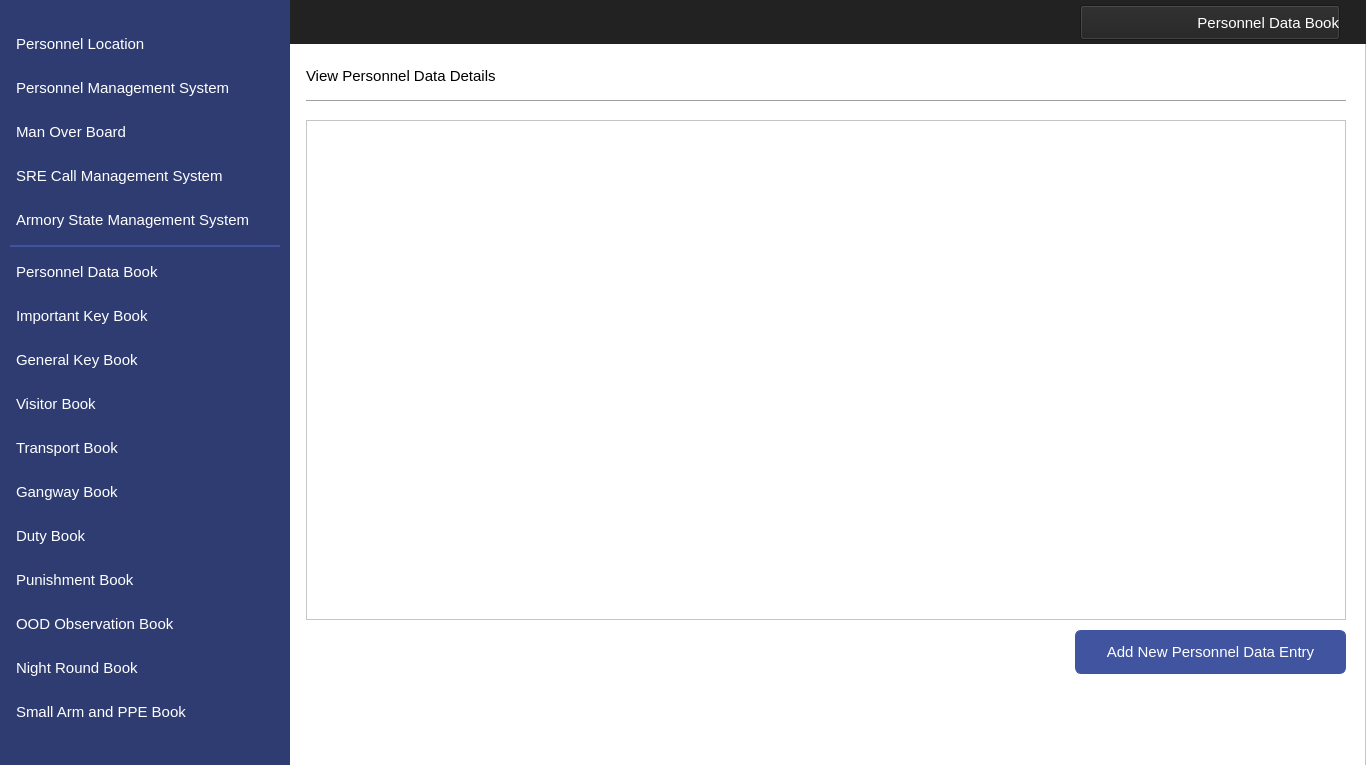
<?xml version="1.0" encoding="UTF-8"?>
<ui version="4.0">
 <class>MainWindow</class>
 <widget class="QMainWindow" name="MainWindow">
  <property name="geometry">
   <rect>
    <x>0</x>
    <y>0</y>
    <width>1366</width>
    <height>765</height>
   </rect>
  </property>
  <property name="windowTitle">
   <string>MainWindow</string>
  </property>
  <widget class="QWidget" name="centralwidget">
   <widget class="QFrame" name="frame">
    <property name="geometry">
     <rect>
      <x>0</x>
      <y>0</y>
      <width>1366</width>
      <height>768</height>
     </rect>
    </property>
    <property name="styleSheet">
     <string notr="true">background-color: #ffffff</string>
    </property>
    <property name="frameShape">
     <enum>QFrame::StyledPanel</enum>
    </property>
    <property name="frameShadow">
     <enum>QFrame::Raised</enum>
    </property>
    <widget class="QLabel" name="label">
     <property name="geometry">
      <rect>
       <x>0</x>
       <y>0</y>
       <width>290</width>
       <height>768</height>
      </rect>
     </property>
     <property name="styleSheet">
      <string notr="true">background-image: url(null);
background-color:#2F3C71;</string>
     </property>
     <property name="text">
      <string/>
     </property>
    </widget>
    <widget class="QLabel" name="label_2">
     <property name="geometry">
      <rect>
       <x>0</x>
       <y>0</y>
       <width>1366</width>
       <height>44</height>
      </rect>
     </property>
     <property name="styleSheet">
      <string notr="true">background-image: url(null);
background-color:#222222;</string>
     </property>
     <property name="text">
      <string/>
     </property>
    </widget>
    <widget class="QPushButton" name="navViewPunishment">
     <property name="geometry">
      <rect>
       <x>10</x>
       <y>558</y>
       <width>270</width>
       <height>44</height>
      </rect>
     </property>
     <property name="font">
      <font>
       <family>Segoe UI</family>
       <pointsize>11</pointsize>
      </font>
     </property>
     <property name="cursor">
      <cursorShape>PointingHandCursor</cursorShape>
     </property>
     <property name="styleSheet">
      <string notr="true">QPushButton 
{
    text-align: left;
    color: #ffffff;
    background-color:#2F3C71;
    border-width: 1px;
    border-color: #2F3C71;
    border-style: solid;
    border-radius: 6;
    padding: 3px;
    font-size: 11pt;
    padding-left: 5px;
    padding-right: 5px;
    min-width: 40px;
}

QPushButton:hover
{
    background-color:#4154A0;
}
QPushButton:pressed
{
    background-color: #384889;
 	border-width: 3px;
    border-color: #5C70BC;
    border-style: solid;
    border-radius: 6;

}</string>
     </property>
     <property name="text">
      <string>Punishment Book</string>
     </property>
     <property name="icon">
      <iconset resource="../IconResource.qrc">
       <normaloff>:/images/punishment.png</normaloff>:/images/punishment.png</iconset>
     </property>
     <property name="iconSize">
      <size>
       <width>25</width>
       <height>25</height>
      </size>
     </property>
     <property name="flat">
      <bool>false</bool>
     </property>
    </widget>
    <widget class="QPushButton" name="navViewImpKey">
     <property name="geometry">
      <rect>
       <x>10</x>
       <y>294</y>
       <width>270</width>
       <height>44</height>
      </rect>
     </property>
     <property name="font">
      <font>
       <family>Segoe UI</family>
       <pointsize>11</pointsize>
      </font>
     </property>
     <property name="cursor">
      <cursorShape>PointingHandCursor</cursorShape>
     </property>
     <property name="styleSheet">
      <string notr="true">QPushButton 
{
    text-align: left;
    color: #ffffff;
    background-color:#2F3C71;
    border-width: 1px;
    border-color: #2F3C71;
    border-style: solid;
    border-radius: 6;
    padding: 3px;
    font-size: 11pt;
    padding-left: 5px;
    padding-right: 5px;
    min-width: 40px;
}

QPushButton:hover
{
    background-color:#4154A0;
}
QPushButton:pressed
{
    background-color: #384889;
 	border-width: 3px;
    border-color: #5C70BC;
    border-style: solid;
    border-radius: 6;

}</string>
     </property>
     <property name="text">
      <string>Important Key Book</string>
     </property>
     <property name="icon">
      <iconset resource="../IconResource.qrc">
       <normaloff>:/images/impKey.png</normaloff>:/images/impKey.png</iconset>
     </property>
     <property name="iconSize">
      <size>
       <width>25</width>
       <height>25</height>
      </size>
     </property>
     <property name="flat">
      <bool>false</bool>
     </property>
    </widget>
    <widget class="QPushButton" name="navViewGenKey">
     <property name="geometry">
      <rect>
       <x>10</x>
       <y>338</y>
       <width>270</width>
       <height>44</height>
      </rect>
     </property>
     <property name="font">
      <font>
       <family>Segoe UI</family>
       <pointsize>11</pointsize>
      </font>
     </property>
     <property name="cursor">
      <cursorShape>PointingHandCursor</cursorShape>
     </property>
     <property name="styleSheet">
      <string notr="true">QPushButton 
{
    text-align: left;
    color: #ffffff;
    background-color:#2F3C71;
    border-width: 1px;
    border-color: #2F3C71;
    border-style: solid;
    border-radius: 6;
    padding: 3px;
    font-size: 11pt;
    padding-left: 5px;
    padding-right: 5px;
    min-width: 40px;
}

QPushButton:hover
{
    background-color:#4154A0;
}

QPushButton:pressed
{
    background-color: #384889;
 	border-width: 3px;
    border-color: #5C70BC;
    border-style: solid;
    border-radius: 6;

}</string>
     </property>
     <property name="text">
      <string>General Key Book</string>
     </property>
     <property name="icon">
      <iconset resource="../IconResource.qrc">
       <normaloff>:/images/genKey.png</normaloff>:/images/genKey.png</iconset>
     </property>
     <property name="iconSize">
      <size>
       <width>25</width>
       <height>25</height>
      </size>
     </property>
     <property name="flat">
      <bool>false</bool>
     </property>
    </widget>
    <widget class="QPushButton" name="navViewVisitor">
     <property name="geometry">
      <rect>
       <x>10</x>
       <y>382</y>
       <width>270</width>
       <height>44</height>
      </rect>
     </property>
     <property name="font">
      <font>
       <family>Segoe UI</family>
       <pointsize>11</pointsize>
      </font>
     </property>
     <property name="cursor">
      <cursorShape>PointingHandCursor</cursorShape>
     </property>
     <property name="styleSheet">
      <string notr="true">QPushButton 
{
    text-align: left;
    color: #ffffff;
    background-color:#2F3C71;
    border-width: 1px;
    border-color: #2F3C71;
    border-style: solid;
    border-radius: 6;
    padding: 3px;
    font-size: 11pt;
    padding-left: 5px;
    padding-right: 5px;
    min-width: 40px;
}

QPushButton:hover
{
    background-color:#4154A0;
}

QPushButton:pressed
{
    background-color: #384889;
 	border-width: 3px;
    border-color: #5C70BC;
    border-style: solid;
    border-radius: 6;
}</string>
     </property>
     <property name="text">
      <string>Visitor Book</string>
     </property>
     <property name="icon">
      <iconset resource="../IconResource.qrc">
       <normaloff>:/images/visitor.png</normaloff>:/images/visitor.png</iconset>
     </property>
     <property name="iconSize">
      <size>
       <width>25</width>
       <height>25</height>
      </size>
     </property>
     <property name="flat">
      <bool>false</bool>
     </property>
    </widget>
    <widget class="QPushButton" name="navViewTransport">
     <property name="geometry">
      <rect>
       <x>10</x>
       <y>426</y>
       <width>270</width>
       <height>44</height>
      </rect>
     </property>
     <property name="font">
      <font>
       <family>Segoe UI</family>
       <pointsize>11</pointsize>
      </font>
     </property>
     <property name="cursor">
      <cursorShape>PointingHandCursor</cursorShape>
     </property>
     <property name="styleSheet">
      <string notr="true">QPushButton 
{
    text-align: left;
    color: #ffffff;
    background-color:#2F3C71;
    border-width: 1px;
    border-color: #2F3C71;
    border-style: solid;
    border-radius: 6;
    padding: 3px;
    font-size: 11pt;
    padding-left: 5px;
    padding-right: 5px;
    min-width: 40px;
}

QPushButton:hover
{
    background-color:#4154A0;
}
QPushButton:pressed
{
    background-color: #384889;
 	border-width: 3px;
    border-color: #5C70BC;
    border-style: solid;
    border-radius: 6;

}</string>
     </property>
     <property name="text">
      <string>Transport Book</string>
     </property>
     <property name="icon">
      <iconset resource="../IconResource.qrc">
       <normaloff>:/images/transport.png</normaloff>:/images/transport.png</iconset>
     </property>
     <property name="iconSize">
      <size>
       <width>25</width>
       <height>25</height>
      </size>
     </property>
     <property name="flat">
      <bool>false</bool>
     </property>
    </widget>
    <widget class="QPushButton" name="navViewGangway">
     <property name="geometry">
      <rect>
       <x>10</x>
       <y>470</y>
       <width>270</width>
       <height>44</height>
      </rect>
     </property>
     <property name="font">
      <font>
       <family>Segoe UI</family>
       <pointsize>11</pointsize>
      </font>
     </property>
     <property name="cursor">
      <cursorShape>PointingHandCursor</cursorShape>
     </property>
     <property name="styleSheet">
      <string notr="true">QPushButton 
{
    text-align: left;
    color: #ffffff;
    background-color:#2F3C71;
    border-width: 1px;
    border-color: #2F3C71;
    border-style: solid;
    border-radius: 6;
    padding: 3px;
    font-size: 11pt;
    padding-left: 5px;
    padding-right: 5px;
    min-width: 40px;
}

QPushButton:hover
{
    background-color:#4154A0;
}
QPushButton:pressed
{
    background-color: #384889;
 	border-width: 3px;
    border-color: #5C70BC;
    border-style: solid;
    border-radius: 6;

}</string>
     </property>
     <property name="text">
      <string>Gangway Book</string>
     </property>
     <property name="icon">
      <iconset resource="../IconResource.qrc">
       <normaloff>:/images/gangway.png</normaloff>:/images/gangway.png</iconset>
     </property>
     <property name="iconSize">
      <size>
       <width>25</width>
       <height>25</height>
      </size>
     </property>
     <property name="flat">
      <bool>false</bool>
     </property>
    </widget>
    <widget class="QPushButton" name="navViewDuty">
     <property name="geometry">
      <rect>
       <x>10</x>
       <y>514</y>
       <width>270</width>
       <height>44</height>
      </rect>
     </property>
     <property name="font">
      <font>
       <family>Segoe UI</family>
       <pointsize>11</pointsize>
      </font>
     </property>
     <property name="cursor">
      <cursorShape>PointingHandCursor</cursorShape>
     </property>
     <property name="styleSheet">
      <string notr="true">QPushButton 
{
    text-align: left;
    color: #ffffff;
    background-color:#2F3C71;
    border-width: 1px;
    border-color: #2F3C71;
    border-style: solid;
    border-radius: 6;
    padding: 3px;
    font-size: 11pt;
    padding-left: 5px;
    padding-right: 5px;
    min-width: 40px;
}

QPushButton:hover
{
    background-color:#4154A0;
}
QPushButton:pressed
{
    background-color: #384889;
 	border-width: 3px;
    border-color: #5C70BC;
    border-style: solid;
    border-radius: 6;

}</string>
     </property>
     <property name="text">
      <string>Duty Book</string>
     </property>
     <property name="icon">
      <iconset resource="../IconResource.qrc">
       <normaloff>:/images/duty.png</normaloff>:/images/duty.png</iconset>
     </property>
     <property name="iconSize">
      <size>
       <width>25</width>
       <height>25</height>
      </size>
     </property>
     <property name="flat">
      <bool>false</bool>
     </property>
    </widget>
    <widget class="QPushButton" name="navViewNight">
     <property name="geometry">
      <rect>
       <x>10</x>
       <y>646</y>
       <width>270</width>
       <height>44</height>
      </rect>
     </property>
     <property name="font">
      <font>
       <family>Segoe UI</family>
       <pointsize>11</pointsize>
      </font>
     </property>
     <property name="cursor">
      <cursorShape>PointingHandCursor</cursorShape>
     </property>
     <property name="styleSheet">
      <string notr="true">QPushButton 
{
    text-align: left;
    color: #ffffff;
    background-color:#2F3C71;
    border-width: 1px;
    border-color: #2F3C71;
    border-style: solid;
    border-radius: 6;
    padding: 3px;
    font-size: 11pt;
    padding-left: 5px;
    padding-right: 5px;
    min-width: 40px;
}

QPushButton:hover
{
    background-color:#4154A0;
}
QPushButton:pressed
{
    background-color: #384889;
 	border-width: 3px;
    border-color: #5C70BC;
    border-style: solid;
    border-radius: 6;

}</string>
     </property>
     <property name="text">
      <string>Night Round Book</string>
     </property>
     <property name="icon">
      <iconset resource="../IconResource.qrc">
       <normaloff>:/images/night.png</normaloff>:/images/night.png</iconset>
     </property>
     <property name="iconSize">
      <size>
       <width>25</width>
       <height>25</height>
      </size>
     </property>
     <property name="flat">
      <bool>false</bool>
     </property>
    </widget>
    <widget class="QLabel" name="label_4">
     <property name="geometry">
      <rect>
       <x>10</x>
       <y>245</y>
       <width>270</width>
       <height>2</height>
      </rect>
     </property>
     <property name="styleSheet">
      <string notr="true">background-color:#4154A0;</string>
     </property>
     <property name="text">
      <string/>
     </property>
    </widget>
    <widget class="QPushButton" name="navViewMOB">
     <property name="geometry">
      <rect>
       <x>10</x>
       <y>110</y>
       <width>270</width>
       <height>44</height>
      </rect>
     </property>
     <property name="font">
      <font>
       <family>Segoe UI</family>
       <pointsize>11</pointsize>
      </font>
     </property>
     <property name="cursor">
      <cursorShape>PointingHandCursor</cursorShape>
     </property>
     <property name="styleSheet">
      <string notr="true">QPushButton 
{
    text-align: left;
    color: #ffffff;
    background-color:#2F3C71;
    border-width: 1px;
    border-color: #2F3C71;
    border-style: solid;
    border-radius: 6;
    padding: 3px;
    font-size: 11pt;
    padding-left: 5px;
    padding-right: 5px;
    min-width: 40px;
}

QPushButton:hover
{
    background-color:#4154A0;
}
QPushButton:pressed
{
    background-color: #384889;
 	border-width: 3px;
    border-color: #5C70BC;
    border-style: solid;
    border-radius: 6;

}</string>
     </property>
     <property name="text">
      <string>Man Over Board</string>
     </property>
     <property name="icon">
      <iconset resource="../IconResource.qrc">
       <normaloff>:/images/mob.png</normaloff>:/images/mob.png</iconset>
     </property>
     <property name="iconSize">
      <size>
       <width>32</width>
       <height>32</height>
      </size>
     </property>
     <property name="flat">
      <bool>false</bool>
     </property>
    </widget>
    <widget class="QPushButton" name="navViewLocation">
     <property name="geometry">
      <rect>
       <x>10</x>
       <y>22</y>
       <width>270</width>
       <height>44</height>
      </rect>
     </property>
     <property name="font">
      <font>
       <family>Segoe UI</family>
       <pointsize>11</pointsize>
      </font>
     </property>
     <property name="cursor">
      <cursorShape>PointingHandCursor</cursorShape>
     </property>
     <property name="styleSheet">
      <string notr="true">QPushButton 
{
    text-align: left;
    color: #ffffff;
    background-color:#2F3C71;
    border-width: 1px;
    border-color: #2F3C71;
    border-style: solid;
    border-radius: 6;
    padding: 3px;
    font-size: 11pt;
    padding-left: 5px;
    padding-right: 5px;
    min-width: 40px;
}

QPushButton:hover
{
    background-color:#4154A0;
}
QPushButton:pressed
{
    background-color: #384889;
 	border-width: 3px;
    border-color: #5C70BC;
    border-style: solid;
    border-radius: 6;

}</string>
     </property>
     <property name="text">
      <string>Personnel Location</string>
     </property>
     <property name="icon">
      <iconset resource="../IconResource.qrc">
       <normaloff>:/images/locate.png</normaloff>:/images/locate.png</iconset>
     </property>
     <property name="iconSize">
      <size>
       <width>25</width>
       <height>25</height>
      </size>
     </property>
     <property name="flat">
      <bool>false</bool>
     </property>
    </widget>
    <widget class="QPushButton" name="navViewMangement">
     <property name="geometry">
      <rect>
       <x>10</x>
       <y>66</y>
       <width>270</width>
       <height>44</height>
      </rect>
     </property>
     <property name="font">
      <font>
       <family>Segoe UI</family>
       <pointsize>11</pointsize>
      </font>
     </property>
     <property name="cursor">
      <cursorShape>PointingHandCursor</cursorShape>
     </property>
     <property name="styleSheet">
      <string notr="true">QPushButton 
{
    text-align: left;
    color: #ffffff;
    background-color:#2F3C71;
    border-width: 1px;
    border-color: #2F3C71;
    border-style: solid;
    border-radius: 6;
    padding: 3px;
    font-size: 11pt;
    padding-left: 5px;
    padding-right: 5px;
    min-width: 40px;
}

QPushButton:hover
{
    background-color:#4154A0;
}
QPushButton:pressed
{
    background-color: #384889;
 	border-width: 3px;
    border-color: #5C70BC;
    border-style: solid;
    border-radius: 6;

}</string>
     </property>
     <property name="text">
      <string>Personnel Management System</string>
     </property>
     <property name="icon">
      <iconset resource="../IconResource.qrc">
       <normaloff>:/images/personnel.png</normaloff>:/images/personnel.png</iconset>
     </property>
     <property name="iconSize">
      <size>
       <width>32</width>
       <height>32</height>
      </size>
     </property>
     <property name="flat">
      <bool>false</bool>
     </property>
    </widget>
    <widget class="QPushButton" name="navViewPPE">
     <property name="geometry">
      <rect>
       <x>10</x>
       <y>690</y>
       <width>270</width>
       <height>44</height>
      </rect>
     </property>
     <property name="font">
      <font>
       <family>Segoe UI</family>
       <pointsize>11</pointsize>
      </font>
     </property>
     <property name="cursor">
      <cursorShape>PointingHandCursor</cursorShape>
     </property>
     <property name="styleSheet">
      <string notr="true">QPushButton 
{
    text-align: left;
    color: #ffffff;
    background-color:#2F3C71;
    border-width: 1px;
    border-color: #2F3C71;
    border-style: solid;
    border-radius: 6;
    padding: 3px;
    font-size: 11pt;
    padding-left: 5px;
    padding-right: 5px;
    min-width: 40px;
}

QPushButton:hover
{
    background-color:#4154A0;
}
QPushButton:pressed
{
    background-color: #384889;
 	border-width: 3px;
    border-color: #5C70BC;
    border-style: solid;
    border-radius: 6;

}</string>
     </property>
     <property name="text">
      <string>Small Arm and PPE Book</string>
     </property>
     <property name="icon">
      <iconset resource="../IconResource.qrc">
       <normaloff>:/images/armPPE.png</normaloff>:/images/armPPE.png</iconset>
     </property>
     <property name="iconSize">
      <size>
       <width>25</width>
       <height>25</height>
      </size>
     </property>
     <property name="flat">
      <bool>false</bool>
     </property>
    </widget>
    <widget class="QPushButton" name="navViewOOD">
     <property name="geometry">
      <rect>
       <x>10</x>
       <y>602</y>
       <width>270</width>
       <height>44</height>
      </rect>
     </property>
     <property name="font">
      <font>
       <family>Segoe UI</family>
       <pointsize>11</pointsize>
      </font>
     </property>
     <property name="cursor">
      <cursorShape>PointingHandCursor</cursorShape>
     </property>
     <property name="styleSheet">
      <string notr="true">QPushButton 
{
    text-align: left;
    color: #ffffff;
    background-color:#2F3C71;
    border-width: 1px;
    border-color: #2F3C71;
    border-style: solid;
    border-radius: 6;
    padding: 3px;
    font-size: 11pt;
    padding-left: 5px;
    padding-right: 5px;
    min-width: 40px;
}

QPushButton:hover
{
    background-color:#4154A0;
}
QPushButton:pressed
{
    background-color: #384889;
 	border-width: 3px;
    border-color: #5C70BC;
    border-style: solid;
    border-radius: 6;

}</string>
     </property>
     <property name="text">
      <string>OOD Observation Book</string>
     </property>
     <property name="icon">
      <iconset resource="../IconResource.qrc">
       <normaloff>:/images/oodObserve.png</normaloff>:/images/oodObserve.png</iconset>
     </property>
     <property name="iconSize">
      <size>
       <width>25</width>
       <height>25</height>
      </size>
     </property>
     <property name="flat">
      <bool>false</bool>
     </property>
    </widget>
    <widget class="QPushButton" name="navViewCMS">
     <property name="geometry">
      <rect>
       <x>10</x>
       <y>154</y>
       <width>270</width>
       <height>44</height>
      </rect>
     </property>
     <property name="font">
      <font>
       <family>Segoe UI</family>
       <pointsize>11</pointsize>
      </font>
     </property>
     <property name="cursor">
      <cursorShape>PointingHandCursor</cursorShape>
     </property>
     <property name="styleSheet">
      <string notr="true">QPushButton 
{
    text-align: left;
    color: #ffffff;
    background-color:#2F3C71;
    border-width: 1px;
    border-color: #2F3C71;
    border-style: solid;
    border-radius: 6;
    padding: 3px;
    font-size: 11pt;
    padding-left: 5px;
    padding-right: 5px;
    min-width: 40px;
}

QPushButton:hover
{
    background-color:#4154A0;
}
QPushButton:pressed
{
    background-color: #384889;
 	border-width: 3px;
    border-color: #5C70BC;
    border-style: solid;
    border-radius: 6;

}</string>
     </property>
     <property name="text">
      <string>SRE Call Management System</string>
     </property>
     <property name="icon">
      <iconset resource="../IconResource.qrc">
       <normaloff>:/images/sreCall.png</normaloff>:/images/sreCall.png</iconset>
     </property>
     <property name="iconSize">
      <size>
       <width>25</width>
       <height>25</height>
      </size>
     </property>
     <property name="flat">
      <bool>false</bool>
     </property>
    </widget>
    <widget class="QPushButton" name="pushButton">
     <property name="enabled">
      <bool>true</bool>
     </property>
     <property name="geometry">
      <rect>
       <x>1080</x>
       <y>5</y>
       <width>260</width>
       <height>35</height>
      </rect>
     </property>
     <property name="font">
      <font>
       <family>Segoe UI</family>
       <pointsize>11</pointsize>
      </font>
     </property>
     <property name="styleSheet">
      <string notr="true"> text-align: right;
    color: #ffffff;
    background-color:#222222;</string>
     </property>
     <property name="text">
      <string>Personnel Data Book</string>
     </property>
     <property name="icon">
      <iconset resource="../IconResource.qrc">
       <normaloff>:/images/personnelData.png</normaloff>:/images/personnelData.png</iconset>
     </property>
     <property name="iconSize">
      <size>
       <width>32</width>
       <height>32</height>
      </size>
     </property>
    </widget>
    <widget class="QPushButton" name="pushButton_2">
     <property name="enabled">
      <bool>true</bool>
     </property>
     <property name="geometry">
      <rect>
       <x>306</x>
       <y>680</y>
       <width>100</width>
       <height>80</height>
      </rect>
     </property>
     <property name="styleSheet">
      <string notr="true"> border:1px solid #fff;
    border-radius:4px;
    outline:none;</string>
     </property>
     <property name="text">
      <string/>
     </property>
     <property name="icon">
      <iconset resource="../IconResource.qrc">
       <normaloff>:/images/logoMTIP.png</normaloff>:/images/logoMTIP.png</iconset>
     </property>
     <property name="iconSize">
      <size>
       <width>200</width>
       <height>200</height>
      </size>
     </property>
    </widget>
    <widget class="QPushButton" name="navViewPersonnel">
     <property name="geometry">
      <rect>
       <x>10</x>
       <y>250</y>
       <width>270</width>
       <height>44</height>
      </rect>
     </property>
     <property name="font">
      <font>
       <family>Segoe UI</family>
       <pointsize>11</pointsize>
      </font>
     </property>
     <property name="cursor">
      <cursorShape>PointingHandCursor</cursorShape>
     </property>
     <property name="styleSheet">
      <string notr="true">QPushButton 
{
    text-align: left;
    color: #ffffff;
    background-color:#2F3C71;
    border-width: 1px;
    border-color: #2F3C71;
    border-style: solid;
    border-radius: 6;
    padding: 3px;
    font-size: 11pt;
    padding-left: 5px;
    padding-right: 5px;
    min-width: 40px;
}

QPushButton:hover
{
    background-color:#4154A0;
}

QPushButton:active
{
    background-color:#4154A0;
}
QPushButton:pressed
{
    background-color: #384889;
 	border-width: 3px;
    border-color: #5C70BC;
    border-style: solid;
    border-radius: 6;

}</string>
     </property>
     <property name="text">
      <string>Personnel Data Book</string>
     </property>
     <property name="icon">
      <iconset resource="../IconResource.qrc">
       <normaloff>:/images/personnelData.png</normaloff>:/images/personnelData.png</iconset>
     </property>
     <property name="iconSize">
      <size>
       <width>25</width>
       <height>25</height>
      </size>
     </property>
     <property name="flat">
      <bool>false</bool>
     </property>
    </widget>
    <widget class="QPushButton" name="btnAddPersonnelData">
     <property name="geometry">
      <rect>
       <x>1075</x>
       <y>630</y>
       <width>271</width>
       <height>44</height>
      </rect>
     </property>
     <property name="font">
      <font>
       <family>Segoe UI</family>
       <pointsize>11</pointsize>
      </font>
     </property>
     <property name="cursor">
      <cursorShape>PointingHandCursor</cursorShape>
     </property>
     <property name="styleSheet">
      <string notr="true">QPushButton
{
    color: #ffffff;
    background-color:#4154A0;
    border-width: 1px;
    border-color: #4154A0;
    border-style: solid;
    border-radius: 6;
    padding: 3px;
    font-size: 11pt;
    padding-left: 5px;
    padding-right: 5px;
    min-width: 40px;
}

QPushButton:hover
{
    background-color:#384889
}
QPushButton:pressed
{
    background-color: #384889;
 	border-width: 3px;
    border-color: #5C70BC;
    border-style: solid;
    border-radius: 6;

}</string>
     </property>
     <property name="text">
      <string>Add New Personnel Data Entry</string>
     </property>
     <property name="icon">
      <iconset resource="../IconResource.qrc">
       <normaloff>:/images/add.png</normaloff>:/images/add.png</iconset>
     </property>
     <property name="iconSize">
      <size>
       <width>25</width>
       <height>25</height>
      </size>
     </property>
    </widget>
    <widget class="QPushButton" name="navViewState">
     <property name="geometry">
      <rect>
       <x>10</x>
       <y>198</y>
       <width>270</width>
       <height>44</height>
      </rect>
     </property>
     <property name="font">
      <font>
       <family>Segoe UI</family>
       <pointsize>11</pointsize>
      </font>
     </property>
     <property name="cursor">
      <cursorShape>PointingHandCursor</cursorShape>
     </property>
     <property name="styleSheet">
      <string notr="true">QPushButton 
{
    text-align: left;
    color: #ffffff;
    background-color:#2F3C71;
    border-width: 1px;
    border-color: #2F3C71;
    border-style: solid;
    border-radius: 6;
    padding: 3px;
    font-size: 11pt;
    padding-left: 5px;
    padding-right: 5px;
    min-width: 40px;
}

QPushButton:hover
{
    background-color:#4154A0;
}
QPushButton:pressed
{
    background-color: #384889;
 	border-width: 3px;
    border-color: #5C70BC;
    border-style: solid;
    border-radius: 6;

}</string>
     </property>
     <property name="text">
      <string>Armory State Management System</string>
     </property>
     <property name="icon">
      <iconset resource="../IconResource.qrc">
       <normaloff>:/images/armoryState.png</normaloff>:/images/armoryState.png</iconset>
     </property>
     <property name="iconSize">
      <size>
       <width>25</width>
       <height>25</height>
      </size>
     </property>
     <property name="flat">
      <bool>false</bool>
     </property>
    </widget>
    <widget class="QTableView" name="tblDetails">
     <property name="geometry">
      <rect>
       <x>306</x>
       <y>120</y>
       <width>1040</width>
       <height>500</height>
      </rect>
     </property>
     <property name="font">
      <font>
       <pointsize>11</pointsize>
      </font>
     </property>
     <property name="editTriggers">
      <set>QAbstractItemView::NoEditTriggers</set>
     </property>
     <property name="alternatingRowColors">
      <bool>true</bool>
     </property>
     <property name="selectionMode">
      <enum>QAbstractItemView::NoSelection</enum>
     </property>
     <property name="selectionBehavior">
      <enum>QAbstractItemView::SelectRows</enum>
     </property>
     <property name="textElideMode">
      <enum>Qt::ElideMiddle</enum>
     </property>
    </widget>
    <zorder>label_2</zorder>
    <zorder>label</zorder>
    <zorder>navViewPunishment</zorder>
    <zorder>navViewImpKey</zorder>
    <zorder>navViewGenKey</zorder>
    <zorder>navViewVisitor</zorder>
    <zorder>navViewTransport</zorder>
    <zorder>navViewGangway</zorder>
    <zorder>navViewDuty</zorder>
    <zorder>navViewNight</zorder>
    <zorder>label_4</zorder>
    <zorder>navViewMOB</zorder>
    <zorder>navViewLocation</zorder>
    <zorder>navViewMangement</zorder>
    <zorder>navViewPPE</zorder>
    <zorder>navViewOOD</zorder>
    <zorder>navViewCMS</zorder>
    <zorder>pushButton</zorder>
    <zorder>pushButton_2</zorder>
    <zorder>navViewPersonnel</zorder>
    <zorder>btnAddPersonnelData</zorder>
    <zorder>navViewState</zorder>
    <zorder>tblDetails</zorder>
   </widget>
   <widget class="QLabel" name="label_13">
    <property name="geometry">
     <rect>
      <x>306</x>
      <y>100</y>
      <width>1040</width>
      <height>1</height>
     </rect>
    </property>
    <property name="styleSheet">
     <string notr="true">background-color:#A0A0A0;</string>
    </property>
    <property name="text">
     <string/>
    </property>
   </widget>
   <widget class="QLabel" name="label_6">
    <property name="geometry">
     <rect>
      <x>306</x>
      <y>60</y>
      <width>221</width>
      <height>31</height>
     </rect>
    </property>
    <property name="font">
     <font>
      <family>Segoe UI</family>
      <pointsize>11</pointsize>
     </font>
    </property>
    <property name="layoutDirection">
     <enum>Qt::LeftToRight</enum>
    </property>
    <property name="styleSheet">
     <string notr="true">color: #000000;
background-color:#ffffff;
font-size: 11pt</string>
    </property>
    <property name="text">
     <string>View Personnel Data Details</string>
    </property>
    <property name="alignment">
     <set>Qt::AlignLeading|Qt::AlignLeft|Qt::AlignVCenter</set>
    </property>
   </widget>
  </widget>
 </widget>
 <resources>
  <include location="../IconResource.qrc"/>
 </resources>
 <connections/>
</ui>
